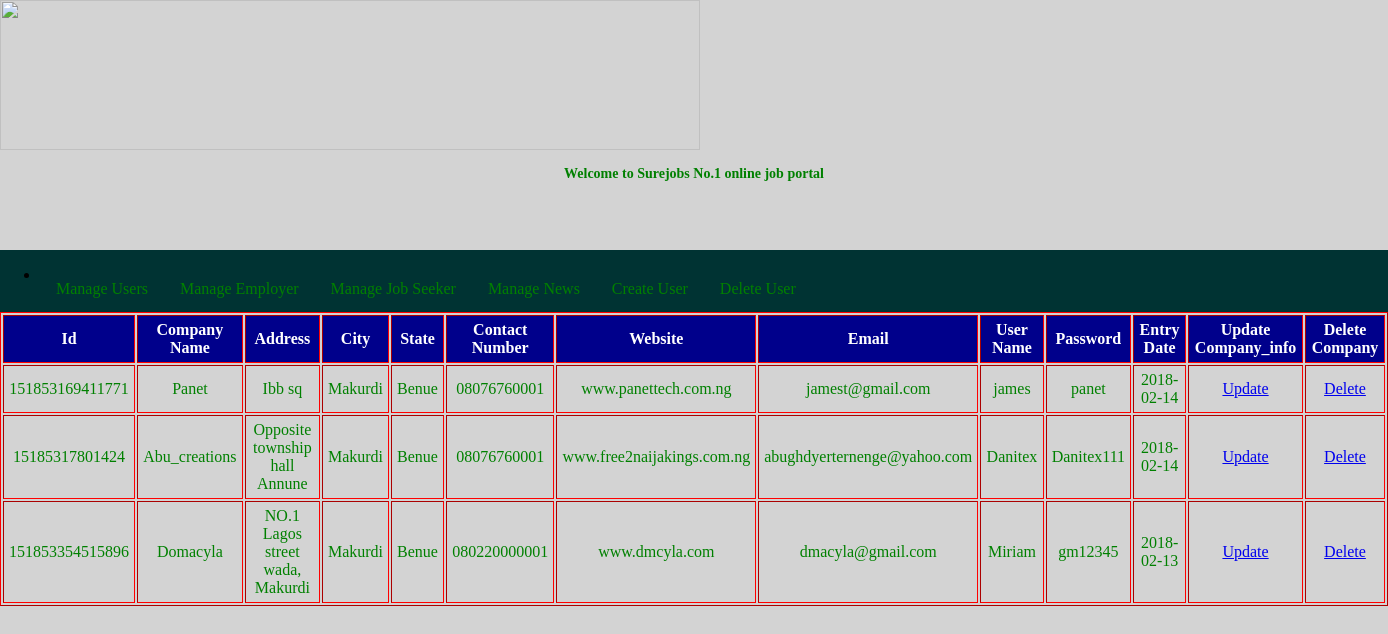
Screenshot of /viewreg_companies.php with the database file from the repository.
### tables this page shows
CREATE TABLE `company_info` (
  `id` varchar(45) NOT NULL DEFAULT '0',
  `cname` varchar(45) NOT NULL DEFAULT '',
  `address` varchar(45) NOT NULL DEFAULT '',
  `city` varchar(45) NOT NULL DEFAULT '',
  `state` varchar(45) NOT NULL DEFAULT '',
  `contactno` varchar(45) NOT NULL DEFAULT '',
  `website` varchar(45) NOT NULL DEFAULT '',
  `email` varchar(45) NOT NULL DEFAULT '',
  `username` varchar(45) NOT NULL DEFAULT '',
  `password` varchar(45) NOT NULL DEFAULT '',
  `entrydate` date NOT NULL DEFAULT '0000-00-00',
  PRIMARY KEY (`id`)
);

### viewreg_companies.php (the view, shortened to what this page needs)
<?php
	include("connection.php");
	$select=mysqli_query($connection, "SELECT * FROM company_info")or die (mysqli_error($connection));
	?>
<!DOCTYPE html>
<html lang="en" >
	<head>
		<link rel="stylesheet" type="text/css" href="main.css">
	</head>
<body>
	<header class="header">
		<a href="admin.php" title="Home page"><img src="sitelogo3.png" height="150" width="700" /></a>
		<h2 style="text-align: center; color: green; font-size: 14px; font-family: Tahoma; ">Welcome to Surejobs No.1 online job portal</h2>
	</header>
		<nav class="topnav">
			<ul>
				<li>
					<a href="#">Manage Users</a>
					<a href="#">Manage Employer</a>
					<a href="#">Manage Job Seeker</a>
					<a href="#">Manage News</a>
					<a href="#">Create User</a>
					<a href="#">Delete User</a>
				</li>
			</ul>
		</nav>
		<section>
		<table border="1" cellpadding="5" padding"5" align="center"  style="border-color: red; text-align: center; color: green;">
		<tr style="background: darkblue; color: white;">
			<th >Id</th>
					<th>Company Name</th>
						<th>Address</th>
							<th>City</th>
								<th>State</th>
									<th>Contact Number</th>
										<th>Website</th>
										<th>Email</th>
									<th>User Name</th>
								<th>Password</th>
						<th>Entry Date</th>
					<th>Update Company_info</th>
				<th>Delete Company</th>
		</tr>
		<?php while ($rows=mysqli_fetch_array($select)) {?>
			<tr>
				<td><?php echo $rows['id'] ?></td>
						<td><?php echo $rows['cname'] ?></td>
							<td><?php echo $rows['address'] ?></td>
								<td><?php echo $rows['city'] ?></td>
									<td><?php echo $rows['state'] ?></td>
										<td><?php echo $rows['contactno'] ?></td>
											<td><?php echo $rows['website'] ?></td>
										<td><?php echo $rows['email'] ?></td>
									<td><?php echo $rows['username'] ?></td>
								<td><?php echo $rows['password'] ?></td>
						<td><?php echo $rows['entrydate'] ?></td>
				<td><a href="updatecompany.php?id=<?php echo $rows['cname'] ?>" onclick (" return comfirm ('Are you sure you want to update user information?')); ">Update</a></td>
				<td><a href="deletecompany.php?id=<?php echo $rows['cname'] ?>" <a href="deletelink" onclick="return confirm ('Are you sure you really want to delete this User?')">Delete</a></td>
						<?php	} ?>
				</section>
	</body>
</html>

### main.css (style rules this page uses)
body { margin:0px; background-color: lightgrey; }
* { box-sizing:bolder-box; }
.header { width:100%; height:250px; color:green; background:-moz-linear-gradient(black, darkblue, black ); }
.topnav { overflow:hidden; background-color:#003333; }
.topnav a { float:left; display:block; color:green; text-align:center; padding:14px 16px; text-decoration:none; }

### rows the page displays
company_info: id "151853169411771", cname "Panet", address "Ibb sq", city "Makurdi", state "Benue", contactno "08076760001", website "www.panettech.com.ng", email "jamest@gmail.com", username "james", password "panet", entrydate "2018-02-14"
company_info: id "15185317801424", cname "Abu_creations", address "Opposite township hall Annune", city "Makurdi", state "Benue", contactno "08076760001", website "www.free2naijakings.com.ng", email "abughdyerternenge@yahoo.com", username "Danitex", password "Danitex111", entrydate "2018-02-14"
company_info: id "151853354515896", cname "Domacyla", address "NO.1 Lagos street wada, Makurdi", city "Makurdi", state "Benue", contactno "080220000001", website "www.dmcyla.com", email "dmacyla@gmail.com", username "Miriam", password "gm12345", entrydate "2018-02-13"
